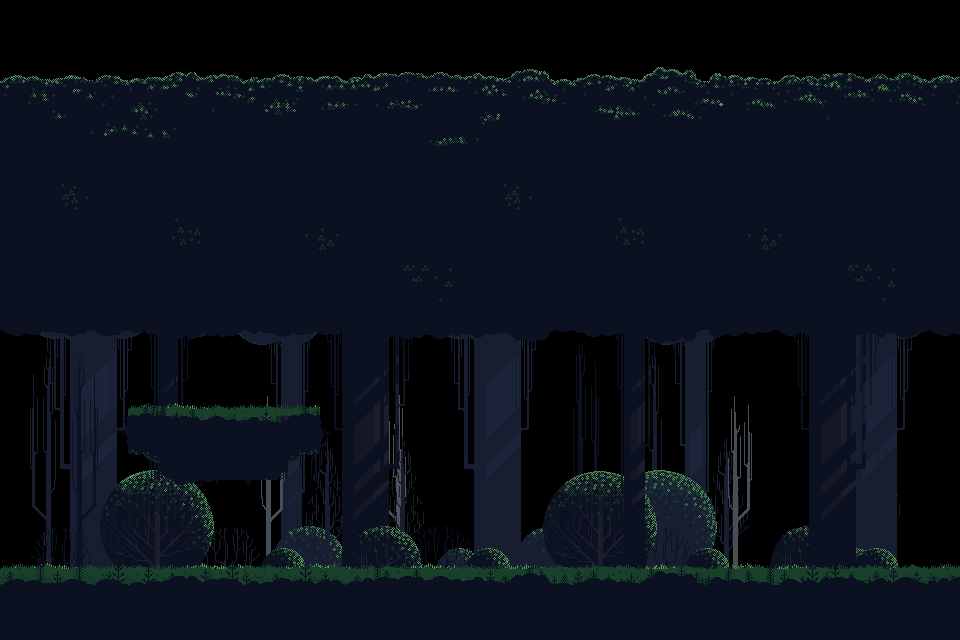

Below is a game level as drawn by its tile map, then a one-line description and the .tmx that defines it (tile-layer data replaced by summaries):
An orthogonal 30x20 tile map with 32x32 px tiles, 7 tile layers (Tile Layer 1, Tile Layer 5, Tile Layer 3, Tile Layer 4, ...), 5 tilesets.

<map version="1.10" tiledversion="1.11.2" orientation="orthogonal" renderorder="right-down" width="30" height="20" tilewidth="32" tileheight="32" infinite="0" nextlayerid="8" nextobjectid="1">
 <tileset firstgid="1" source="Test.tsx" />
 <tileset firstgid="697" source="Layer_0000_9.tsx" />
 <tileset firstgid="1393" source="Layer_0002_7.tsx" />
 <tileset firstgid="2089" source="Layer_0003_6.tsx" />
 <tileset firstgid="2785" source="Layer_0005_5.tsx" />
 <layer id="1" name="Tile Layer 1" width="30" height="20">
  <data>[600 cells, 70 non-empty, 32 distinct tile ids]</data>
 </layer>
 <layer id="5" name="Tile Layer 5" width="30" height="20">
  <data>[600 cells, 261 non-empty, 261 distinct tile ids]</data>
 </layer>
 <layer id="3" name="Tile Layer 3" width="30" height="20">
  <data>[600 cells, 261 non-empty, 261 distinct tile ids]</data>
 </layer>
 <layer id="4" name="Tile Layer 4" width="30" height="20">
  <data>[600 cells, 270 non-empty, 261 distinct tile ids]</data>
 </layer>
 <layer id="6" name="Tile Layer 6" width="30" height="20">
  <data>[600 cells, 51 non-empty, 30 distinct tile ids]</data>
 </layer>
 <layer id="2" name="Tile Layer 2" width="30" height="20">
  <data>[600 cells, 112 non-empty, 62 distinct tile ids]</data>
 </layer>
 <layer id="7" name="Tile Layer 7" width="30" height="20">
  <data>[600 cells, 18 non-empty, 14 distinct tile ids]</data>
 </layer>
</map>
